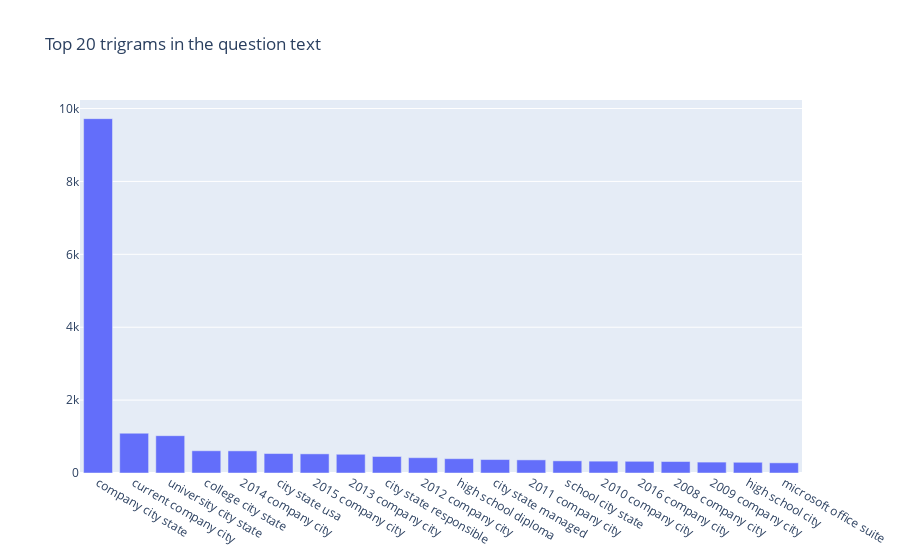

The notebook cell saved with this chart:
### Code cell
def get_top_n_trigram(corpus, n=None):
    vec = CountVectorizer(ngram_range=(3, 3), stop_words='english').fit(corpus)
    bag_of_words = vec.transform(corpus)
    sum_words = bag_of_words.sum(axis=0) 
    words_freq = [(word, sum_words[0, idx]) for word, idx in vec.vocabulary_.items()]
    words_freq =sorted(words_freq, key = lambda x: x[1], reverse=True)
    return words_freq[:n]

common_words = get_top_n_trigram(df['Resume_str'], 20)
df4 = pd.DataFrame(common_words, columns = ['trigram' , 'count'])

fig = go.Figure([go.Bar(x=df4['trigram'], y=df4['count'])])
fig.update_layout(title=go.layout.Title(text="Top 20 trigrams in the question text"))
fig.show()

### Figure 1 — Plotly figure (JSON) as saved in the notebook; plotly's stock layout.template omitted (floating-point values rounded to 4 significant figures)
{"data": [{"type": "bar", "x": ["company city state", "current company city", "university city state", "college city state", "2014 company city", "city state usa", "2015 company city", "2013 company city", "city state responsible", "2012 company city", "high school diploma", "city state managed", "2011 company city", "school city state", "2010 company city", "2016 company city", "2008 company city", "2009 company city", "high school city", "microsoft office suite"], "y": [9722, 1091, 1024, 610, 607, 534, 525, 514, 453, 420, 393, 369, 360, 333, 325, 321, 315, 299, 294, 279]}], "layout": {"title": {"text": "Top 20 trigrams in the question text"}}}
